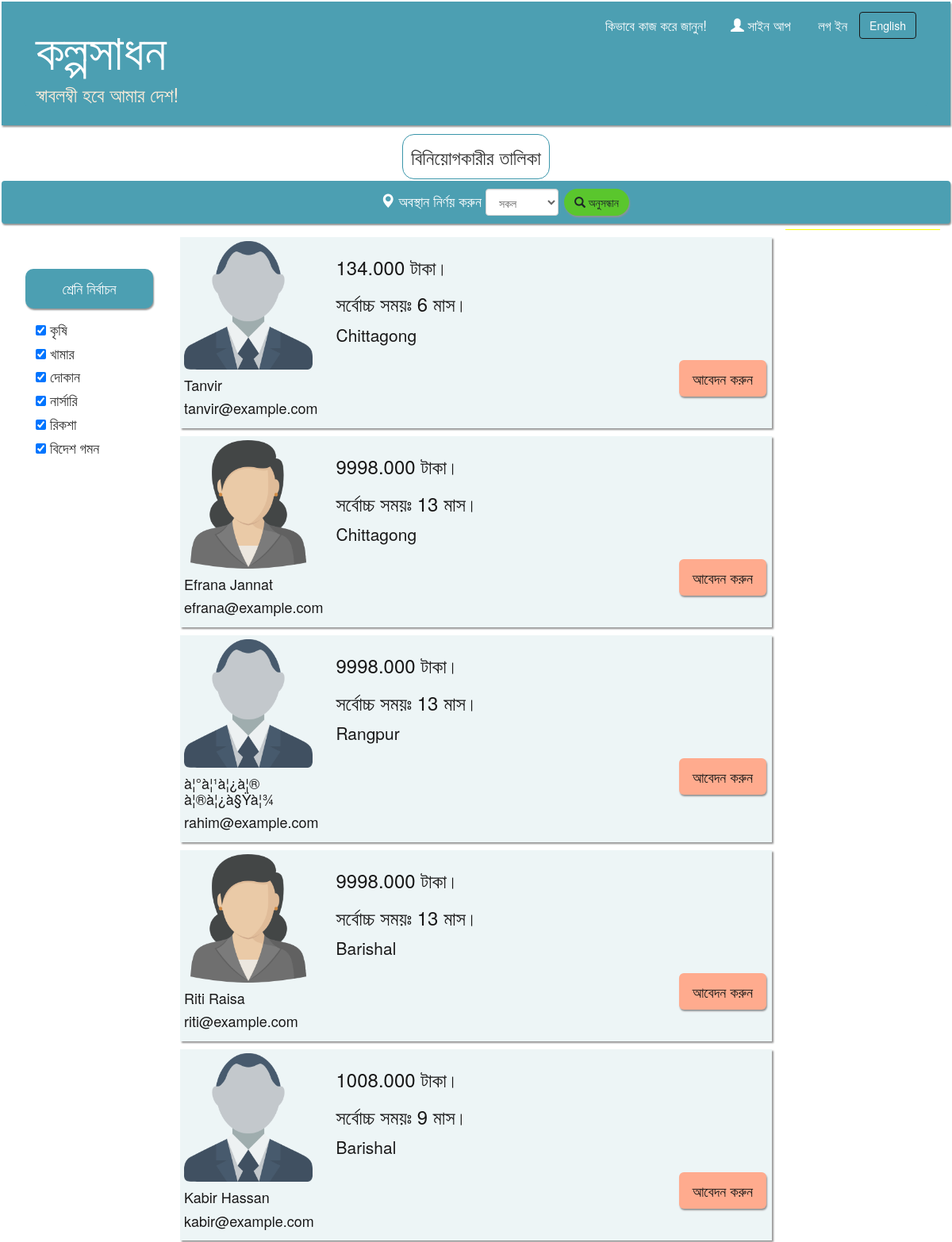
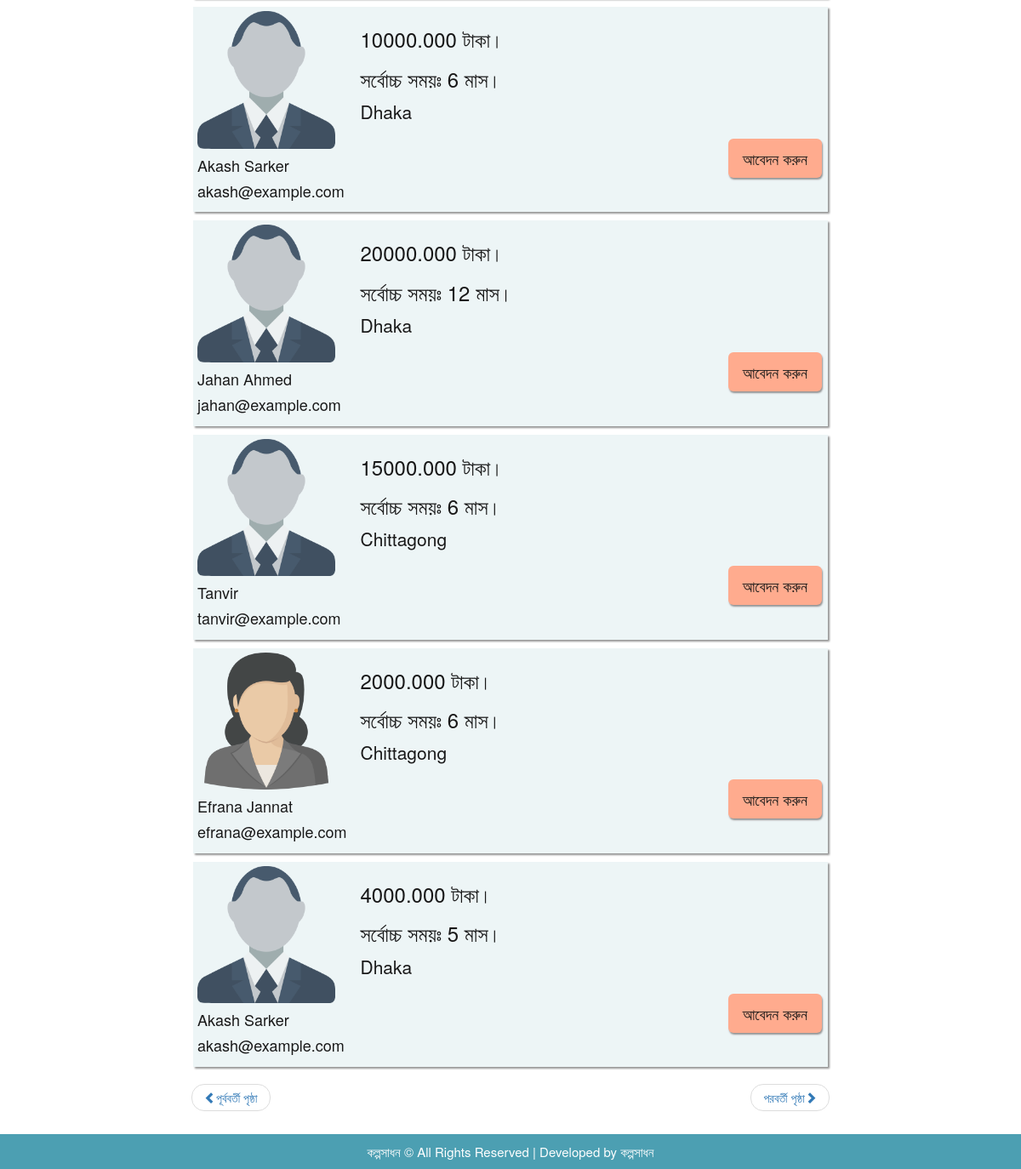
Screenshot of /investors.php with the database file from the repository (2 pictures, top to bottom).
### tables this page shows
CREATE TABLE `investors` (
  `investor_id` int(11) NOT NULL,
  `user_id` int(11) NOT NULL,
  `amount` decimal(10,3) NOT NULL,
  `duration` int(10) DEFAULT NULL
);

CREATE TABLE `users` (
  `user_id` int(11) NOT NULL,
  `name` varchar(50) NOT NULL,
  `address` varchar(150) NOT NULL,
  `email` varchar(50) NOT NULL,
  `password` varchar(50) NOT NULL,
  `birth_date` date DEFAULT NULL,
  `phone_number` varchar(22) NOT NULL,
  `gender` varchar(10) DEFAULT NULL
);

### investors.php (the view, shortened to what this page needs)
<!DOCTYPE html>
<html lang="en">
<head>
<link rel="stylesheet" href="https://maxcdn.bootstrapcdn.com/bootstrap/3.3.7/css/bootstrap.min.css">
<link rel="stylesheet" href="mystyle.css">
</head>
<body>
<div class="header jumbotron">
  <div class="container">
    <nav class="navbar navbar-inverse">
	  <div class="container-fluid">
        <div class="navbar-header">
          <h1 ><a style="color:#ffffff;" href="index.php">কল্পসাধন</a></h1>
		  <h3 style="color:#ffecd7; margin:0;">স্বাবলম্বী হবে আমার দেশ!</h3>
        </div>
        <div class="collapse navbar-collapse" id="myNavbar">
          <ul class="nav navbar-nav navbar-right">
            <li><a href="http://localhost/kolposadhonProject/index.php#12">কিভাবে কাজ করে জানুন!</a></li>
            <li><a href="signup.php"><span class="glyphicon glyphicon-user"></span> সাইন আপ</a></li>
            <?php
			if(isset($_SESSION["email"]))
			{
				$str = " লগ আউট";
				$ref = "logout.php";
				$cls = "glyphicon glyphicon-log-out";
			}
			else
			{
				$str = " লগ ইন";
				$ref = "login.php";
				$cls = "glyphicon glyphicon-log-in";
			}
			?>
		    <li><a href= <?php echo $ref?> ><span class= <?php echo $cls?> ></span><?= $str?></a></li>
			<button class="btn navbar-btn">English</button>
          </ul>
        </div>
      </div>
    </nav>
  </div>
</div>
<div class="pageheader jumbotron">
  <div class="container">
    <h3><span id="roundborder">   বিনিয়োগকারীর তালিকা</span></h3>
  </div>
</div>
<div class="primay-menu">
  <nav class="navbar header jumbotron navbar-inverse">
    <div class="container">
	<div class="row">
	<div class="col-sm-8">
      <ul class="nav navbar-nav navbar-right">
        <li><h4><span class="glyphicon glyphicon-map-marker"></span>  অবস্থান নির্ণয় করুন</h4></li>
		<li>
          <div class="form-group form-group-md">
            <select class="form-control" id="location">
			  <option value="all"><li>সকল</li></option>
            </select>
          </div>
	    </li>
		<li><button type="button" class="btn btn-invst btn-md" style="border-radius: 20px; margin: 5px 2px 2px 2px;"><span class="glyphicon glyphicon-search"></span> অনুসন্ধান</button></li>
      </ul>
	  </div>
	  </div>
    </div>
  </div>
<div class="body jumbotron">
  <div class="container">
    <div class="row">
	  <div class="col-sm-2">
	    <div class="section-header">
		  <h4>শ্রেনি নির্বাচন</h4>
		</div>
		<div class="section-body">
          <h4><input type="checkbox" value=""checked> কৃষি</h4>
		  <h4><input type="checkbox" value=""checked> খামার</h4>
		  <h4><input type="checkbox" value=""checked> দোকান</h4>
		  <h4><input type="checkbox" value=""checked> নার্সারি</h4>
		  <h4><input type="checkbox" value=""checked> রিকশা</h4>
		  <h4><input type="checkbox" value=""checked> বিদেশ গমন</h4>
        </div>
	  </div>
	  <div class="col-sm-8">
<?php
include 'connection.php';
$sql = "SELECT name, address, amount, duration, email, gender FROM investors NATURAL JOIN users";
$result = $conn->query($sql);
if ($result->num_rows > 0)
{
	while($row = $result->fetch_assoc())
		{?>
			<div class="card" data-toggle="collapse" data-parent="#accordion" href="#demo">
			  <div class="row">
			    <div class="col-sm-3">
			      <div>
				  <?php if($row["gender"]=="male")
					      $str = "user-male-icon.png";
                        else
                          $str = "user-female-icon.png";
				  ?>
			        <img src= <?php echo $str?> alt="profile image" class="img-fluid" width="100%">
			      </div>
			        <div>
			          <h4><?=$row["name"]?></h4>
			          <h4><?=$row["email"]?></h4>
			        </div>
			    </div>
			    <div class="col-sm-9">
			      <h3><?=$row["amount"]?> টাকা।</h3>
			      <h3>সর্বোচ্চ সময়ঃ  <?=$row["duration"]?> মাস।</h3>
			      <p><?=$row["address"]?></p>
			      <button type="button" class="btn btn-apply btn-lg"> আবেদন করুন</button>
			    </div>
			    <div class="col-sm-8">
			    </div>
			  </div>
			</div>
<?php   }
}?>
		<div>
          <ul class="pager">
            <li class="previous"><a href="#"><span class="glyphicon glyphicon glyphicon-chevron-left"></span>পূর্ববর্তী পৃষ্ঠা</a></li>
            <li class="next"><a href="#">পরবর্তী পৃষ্ঠা<span class="glyphicon glyphicon glyphicon-chevron-right"></span></a></li>
          </ul>
        </div>
	  </div>
	  <div class="col-sm-2" style="background-color:yellow;">
	  </div>
	</div>
  </div>
</div>
<footer>
  <div class="footer">
    <div class="container">
      <a>কল্পসাধন ©  All Rights Reserved  |  Developed by কল্পসাধন </a>
	</div>
  </div>
</footer>
</body>
</html>

### mystyle.css (style rules this page uses)
.header { box-shadow: 1px 2px 2px #888888; opacity: 0.9; background-color: #3995aa; padding: 5px; color: #ffffff; margin: 2px 2px 2px 2px; }
.body { background-color: #ffffff; padding: 5px; margin: 2px; }
.nav.navbar-nav.navbar-right li a { color: #ffffff; font-size: larger; }
.navbar { border: none; background-color: #3995aa; }
.navbar-btn { background-color: #3995aa; border-color: black; }
.navbar-header { font-color: #ffffff; }
a:link { text-decoration: none; }
.btn-invst { box-shadow: 1px 2px 2px #888888; opacity: 0.9; background-color: #4bc508; border-color: none; color: black; float: right; margin: 2px 2px 2px 2px; }
.btn-apply { box-shadow: 1px 2px 2px #888888; opacity: 1.5; background-color: #ffa382; border-color: none; color: black; float: right; margin: 2px 2px 2px 2px; }
.pageheader { text-align:center; background-color: #ffffff; padding: 5px; margin: 2px 2px 2px 2px; }
#roundborder { border-radius: 15px; border: 1px solid #3995aa; padding: 10px; margin: 2px 2px 2px 2px; }
.form-group { margin: 2px 2px 2px 2px; padding: 3px; }
.card { box-shadow: 2px 2px 2px #888888; opacity: 0.9; background-color: #ecf4f6; padding: 5px; color: black; margin: 10px 2px 2px 2px; }
.section-header { text-align:center; border-radius: 10px; box-shadow: 1px 2px 2px #888888; opacity: 0.9; background-color: #3995aa; padding: 5px; color: #ffffff; margin: 50px 2px 2px 2px; }
.section-body { text-align:left; padding: 5px; margin: 2px 2px 2px 10px; }
.footer { box-shadow: 1px 2px 2px #888888; text-align: center; background-color: #3995aa; opacity: 0.9; padding-top: 10px; padding-bottom: 10px; }
.footer a { font-size: 15px; color: #ffffff; }

### rows the page displays
investors: user.gender (picture), user.name "Tanvir", user.email "tanvir@example.com", amount "134.000", duration "6", user.address "Chittagong"
investors: user.gender (picture), user.name "Efrana Jannat", user.email "efrana@example.com", amount "9998.000", duration "13", user.address "Chittagong"
investors: user.gender (picture), user.name "à¦°à¦¹à¦¿à¦® à¦®à¦¿à§Ÿà¦¾", user.email "rahim@example.com", amount "9998.000", duration "13", user.address "Rangpur"
investors: user.gender (picture), user.name "Riti Raisa", user.email "riti@example.com", amount "9998.000", duration "13", user.address "Barishal"
investors: user.gender (picture), user.name "Kabir Hassan", user.email "kabir@example.com", amount "1008.000", duration "9", user.address "Barishal"
investors: user.gender (picture), user.name "Akash Sarker", user.email "akash@example.com", amount "10000.000", duration "6", user.address "Dhaka"
investors: user.gender (picture), user.name "Jahan Ahmed", user.email "jahan@example.com", amount "20000.000", duration "12", user.address "Dhaka"
investors: user.gender (picture), user.name "Tanvir", user.email "tanvir@example.com", amount "15000.000", duration "6", user.address "Chittagong"
investors: user.gender (picture), user.name "Efrana Jannat", user.email "efrana@example.com", amount "2000.000", duration "6", user.address "Chittagong"
investors: user.gender (picture), user.name "Akash Sarker", user.email "akash@example.com", amount "4000.000", duration "5", user.address "Dhaka"

### other values shown
$str "লগ ইন"
